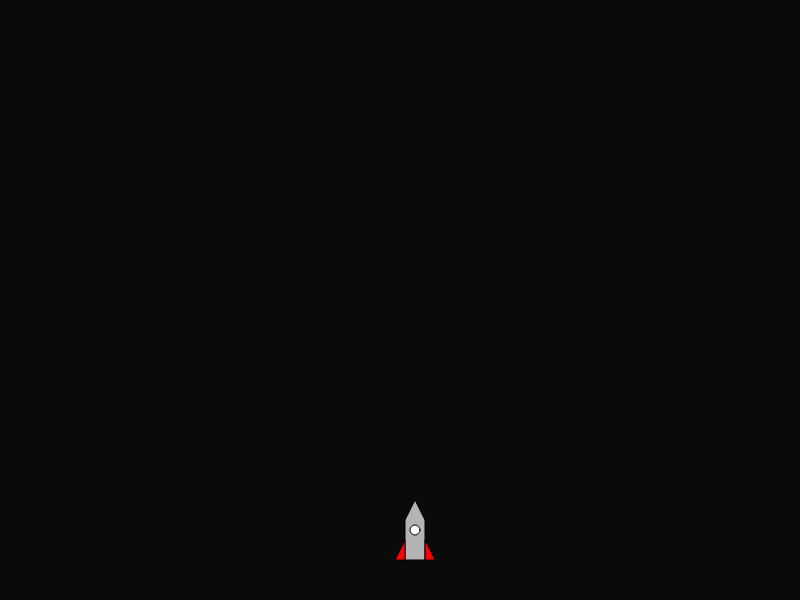
Frame 1 (no input)
Frame 60 (no input): identical to frame 1, image omitted
Frame 120 (the mouse pressed at the canvas centre since frame 60): identical to frame 1, image omitted

The p5.js sketch that drew this single still picture (run headless with seeded random() and noise() and a simulated clock; from frame 60 on, the mouse is pressed at the canvas centre):

// p5.js sketch
// ── sketch.js
/// <reference path="/Users/bgmacbook/Documents/UoL Computer Science/ITP1/p5.intellisense/p5.global-mode.d.ts" />

var rocket; 
var baseLine;

function setup()
{
    createCanvas(800, 600);
    
    baseLine = height - 100
	let GRAVITY = createVector(0,4);

    rocket = {
		vpos: createVector(width/2,baseLine),
		vTHRUST_VEL: createVector(0,-10),
		vProjectile: createVector(15,0),
		vPROJECTILE_VEL: createVector(0,-20),
        thrust: false, 
        moveLeft: false,
        moveRight: false,
		shoot: false,
		draw: function(){
			fill(180)
			beginShape();
				vertex(this.vpos.x + 5, this.vpos.y + 60);
				vertex(this.vpos.x + 5, this.vpos.y + 20);
				vertex(this.vpos.x + 15, this.vpos.y);
				vertex(this.vpos.x + 25, this.vpos.y + 20);
				vertex(this.vpos.x + 25, this.vpos.y + 60);
			endShape(CLOSE);
			fill(255);
			ellipse(this.vpos.x + 15, this.vpos.y + 30, 10);
			
			fill(255, 0, 0);
			beginShape();
				vertex(this.vpos.x -5, this.vpos.y + 60);
				vertex(this.vpos.x + 5, this.vpos.y + 40);
				vertex(this.vpos.x + 5, this.vpos.y + 60);
			endShape(CLOSE);
			
			beginShape();
				vertex(this.vpos.x + 35, this.vpos.y + 60);
				vertex(this.vpos.x + 25, this.vpos.y + 40);
				vertex(this.vpos.x + 25, this.vpos.y + 60);
			endShape(CLOSE);
			
			if (this.thrust){
				fill(255, 150, 0);
				beginShape();
					vertex(this.vpos.x + 10, this.vpos.y + 60);
					vertex(this.vpos.x + 13, this.vpos.y + 80);
					vertex(this.vpos.x + 15, this.vpos.y + 70);
					vertex(this.vpos.x + 18, this.vpos.y + 80);
					vertex(this.vpos.x + 20, this.vpos.y + 60);
				endShape(CLOSE);
			}
		},
		move: function(){
			if (this.thrust && this.vpos.y > 0){
				this.vpos.add(this.vTHRUST_VEL);
				this.vpos.add(GRAVITY);
			}else if (this.vpos.y < baseLine){
				this.vpos.add(GRAVITY);
			}
		
			if (this.moveLeft && this.vpos.x > 0 && this.vpos.y != baseLine){
				this.vpos.x -= 3;
			}
		
			if (this.moveRight && this.vpos.x < width && this.vpos.y != baseLine){
				this.vpos.x += 3;
			}		
		},
		drawProjectile: function(){
			fill(255,0,0);
			ellipse(this.vProjectile.x,this.vProjectile.y,10);
		},
		moveProjectile: function(){
			this.vProjectile.add(this.vPROJECTILE_VEL);
			this.vProjectile.add(GRAVITY);
		},
		reloadProjectile: function(){
			this.vProjectile.x = 15;
			this.vProjectile.y = 0;
		},
		checkProjectile: function(){
			if(this.vProjectile.y < 0){
				rocket.shoot = false;
			}
		}
    }
}
function draw()
{
    background(10);
    rocket.move();
	rocket.draw();

	if(rocket.shoot){
		rocket.moveProjectile();
		rocket.drawProjectile();
		rocket.checkProjectile();
	} 
}

function keyPressed()
{
	if (key == "W"){
		rocket.thrust = true;
	}

	if (key == "A"){
		rocket.moveLeft = true;
	}

	if (key == "D"){
		rocket.moveRight = true;
	}

	if(key == "F"){
		rocket.reloadProjectile();
		rocket.vProjectile.add(rocket.vpos);
		rocket.shoot = true;
    }
}

function keyReleased()
{
    if(key == "W"){
	   rocket.thrust = false;
    }
    
    if(key == "A"){
	   rocket.moveLeft = false;
    }
    
    if(key == "D")
    {
	   rocket.moveRight = false;
    }
	
}
